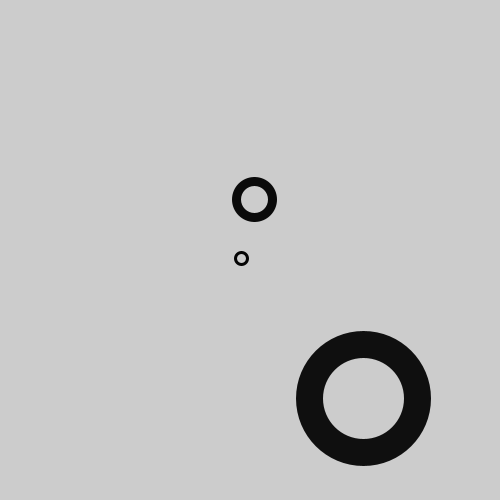
Frame 1 (no input)
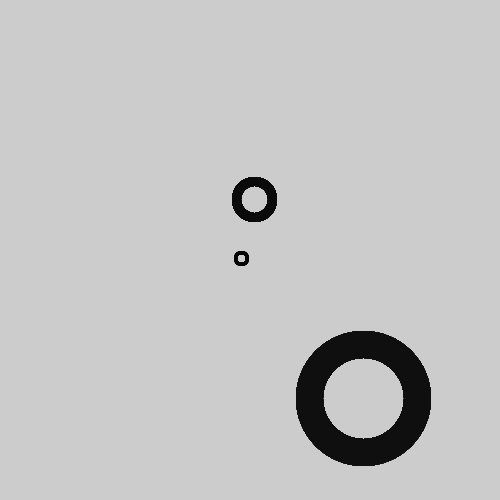
Frame 60 (the mouse pressed at the canvas centre just before this capture)
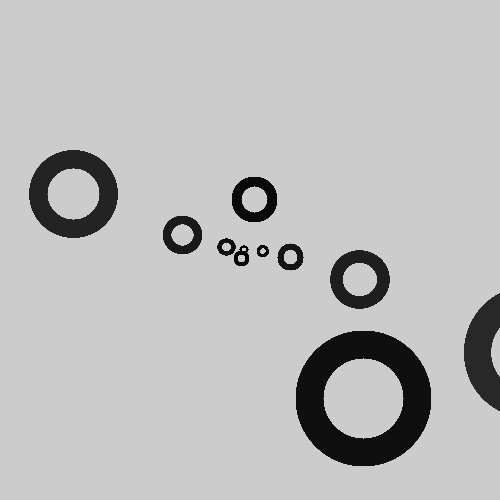
Frame 120 (the mouse held since frame 60 and released just before this capture)

The Processing sketch that drew these frames (run headless with seeded random() and noise(); from frame 60 on, the mouse is pressed at the canvas centre):

// Processing sketch: processing_79352
// ── processing_79352.pde

float N = 1000;
float th = 2.39997;
float c = 4;
float d = 4;
float r;
float a;
float x;
float y;

void setup()
{
size (500,500);
}

void draw()
{
noFill();
translate (width/2,height/2);

float sc = map(mouseX, 0,width,3.0,0.01);
float ro = map(mouseY, 0,height, 0 ,HALF_PI);

for (float i=1 ; i<=N ; i++)
{
  r=c*sqrt(i);
  a=i*th;
  x = r*cos(a);
  y = r*sin(a);
  
  stroke(i*5);
  scale(sc);
  rotate(ro);
  ellipse (x,y,d,d);
}
}
